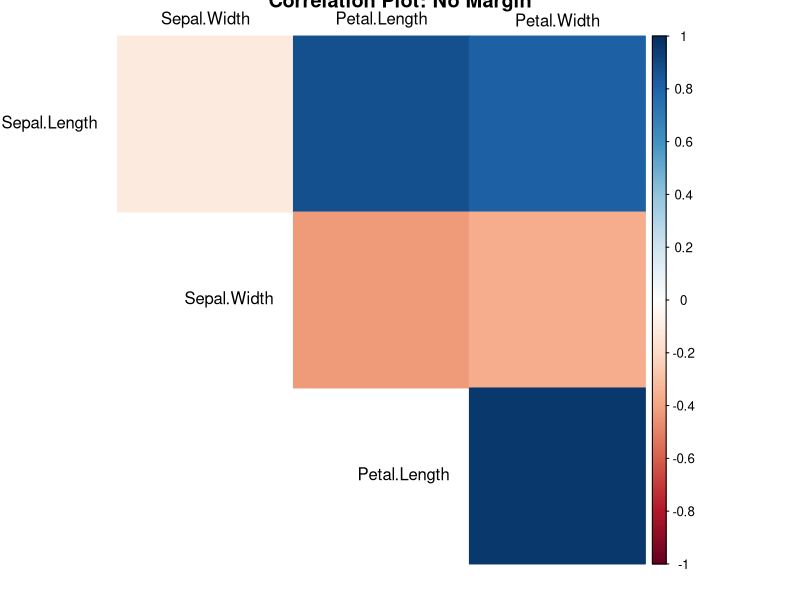
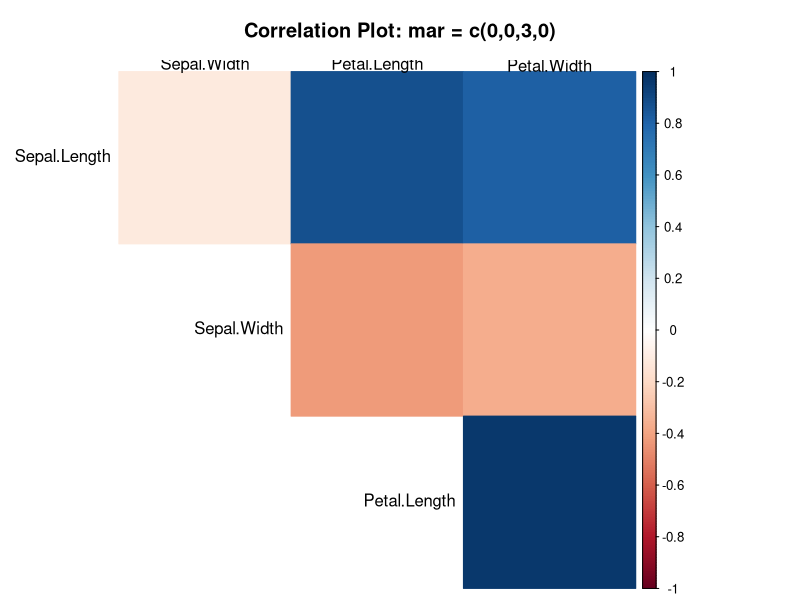

These charts were generated, in order, by the following R code:
library(datasets)
library(corrplot)
data(iris)

# Select the numeric columns
irisNumeric <- Filter(is.numeric, iris)
# Compute the correlation matrix
irisCor <- cor(irisNumeric)

# No margin
corrplot(irisCor, method="color",
         type="upper",
         title="Correlation Plot: No Margin",
         tl.col="black", tl.srt=0, tl.cex = 1,
         # Spacing between feature labels and plot
         tl.offset = 1,
         diag=FALSE)

corrplot(irisCor, method="color",
         type="upper",
         title="Correlation Plot: mar = c(0,0,3,0)",
         tl.col="black", tl.srt=0, tl.cex = 1,
         # Spacing between feature labels and plot
         # Set margin here
         mar=c(0,0,3,0),
         diag=FALSE)
